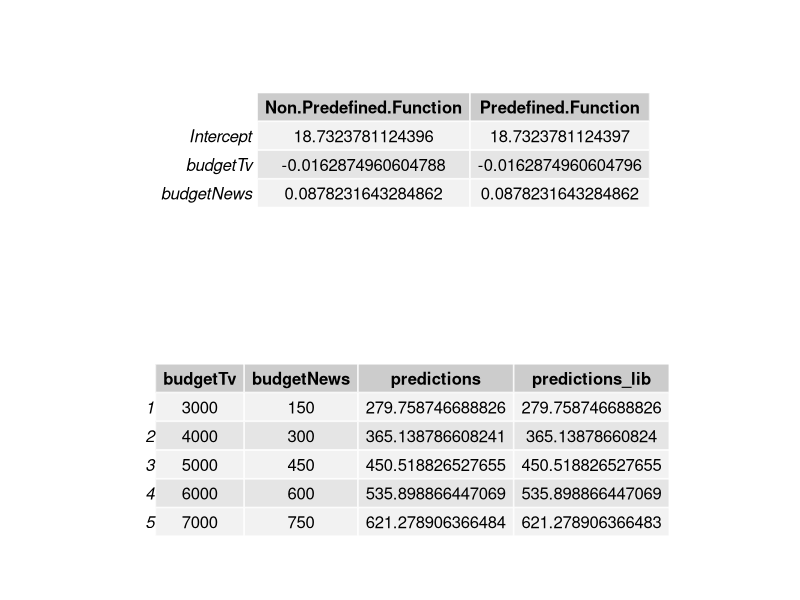

Generate this figure with R:
#source - http://faculty.cas.usf.edu/mbrannick/regression/Part3/Reg2.html

data <- read.csv('salesmlr.csv')

x <- data[,2:3]
x$intercept <- rep(1,nrow(data))
x <- as.matrix(x)
y <- as.matrix(data$totalUnits)

#Find coefficients
b <- solve(t(x)%*%x)%*%t(x)%*%y  #coefficient vector beta = inv(x'*x)*x'*y
b

getPred <- function(x){
  x <- c(x,1)
  return(x%*%b)
}

x_test = data.frame("budgetNews"=c(150,300,450,600,750),"budgetTv"=c(3000,4000,5000,6000,7000))

predicted<-apply(x_test,1,getPred)
predicted

#using library function for mlr 
model <- lm(totalUnits ~ budgetNews+budgetTv,data=data)
summary(model)
predictions_lib<-predict(model,x_test)
predictions_lib

#Comparison Table
library(grid)
library(gridExtra)
result = data.frame("budgetTv"=c(3000,4000,5000,6000,7000),"budgetNews"=c(150,300,450,600,750),"predictions"=predicted,"predictions_lib"=predictions_lib)

coeff_table <- data.frame("Non Predefined Function"=c(b[3],b[1],b[2]),"Predefined Function"=summary(model)$coefficients[1:3])
rownames(coeff_table) <- c("Intercept", "budgetTv", "budgetNews")
grid.arrange(tableGrob(coeff_table),tableGrob(result))

